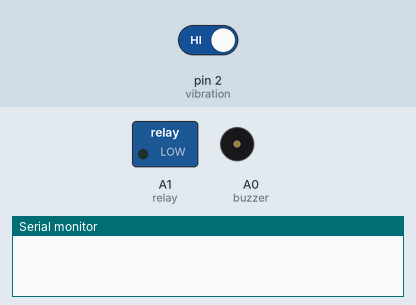
Bench run of a sketch on a simulated Arduino Uno, built with avr-gcc and run on an emulated ATmega328P. Parts: switched loads named in the sketch (green lamp = pin HIGH), buzzer (waves = sounding, pin HIGH), the last lines printed to the serial monitor. The test bench sets the inputs (shaded band); at power-on: pin 2 (vibration) HIGH. The modem accepts every AT command (registered, SIM ready, sends succeed) and sends nothing else.

Above: at 1.3 s.
1.4 s: pin 2 (vibration) driven LOW
At 2.2 s:
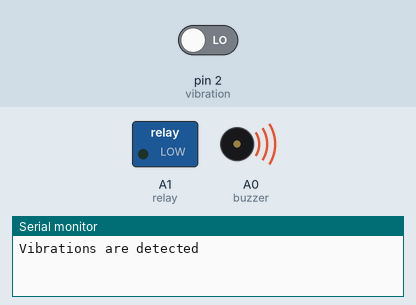
7.0 s: pin 2 (vibration) driven HIGH
At 10.0 s:
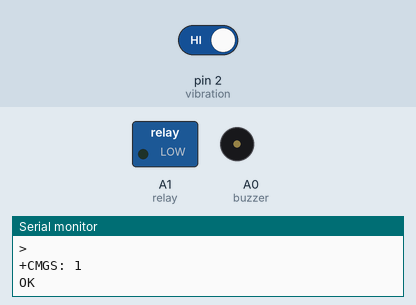
Timing chart, 0 to 11.5 s (numbered marks = the images above; inputs shaded):
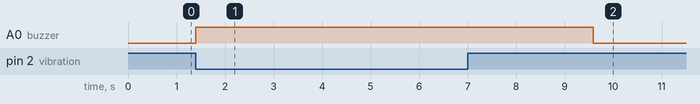

Measured:
- after the input at 1.4 s, A0 (buzzer): LOW → HIGH at once
- after the input at 7.0 s, A0 (buzzer): HIGH → LOW after 2.6 s

The sketch:

Anti_Theft_Car_Security_System.ino
```cpp
#include <SoftwareSerial.h>
#include <Keypad.h>

SoftwareSerial sim800l(10, 11); // GSM RX, TX
SoftwareSerial BTSerial(0,1); // Bluetooth RX, TX
const byte rows = 4;
const byte cols = 3;

char keys[rows][cols] =
{
  {'1', '2', '3'},
  {'4', '5', '6'},
  {'7', '8', '9'},
  {'*', '0', '#'}
};

byte rowpins[rows] = {9, 8, 7, 6};
byte colpins[cols] = {5, 4, 3};

Keypad keypad = Keypad(makeKeymap(keys), rowpins, colpins, rows, cols);

String password = "";
String correctpassword = "147";
String bluetoothCommand = "";

int buzzer = A0;
int relay = A1;
int flag = 0;
bool authorized = false;
int vibration = 2;

void setup()
{
  pinMode(buzzer, OUTPUT);
  pinMode(relay, OUTPUT);
  pinMode(vibration, INPUT);
  sim800l.begin(9600);
  Serial.begin(9600);
  BTSerial.begin(9600);
  delay(100);
}

void loop()
{
  // Keypad input handling
  char key = keypad.getKey();
  int val = digitalRead(vibration);
  if (key)
  {
    Serial.print("Key: ");
    Serial.println(key);
    if (key == '*')
    {
      if (password == correctpassword)
      {
        Serial.println("Correct Password");
        sendSMS("+919398594569", "Access Granted");
        flag = 0;
        authorized = true;
        // Turn relay ON when authorized
      }
      else
      {
        authorized = false;
        flag++;
        if (flag == 1)
        {
          Serial.println("Incorrect Password");
          Serial.println("Out of 2 Attempts, 1 Attempt is Completed");
        }

        if (flag >= 2)
        {
          Serial.println("Incorrect Password");
          digitalWrite(buzzer, HIGH);
          sendSMS("+919398594569", "Alert!!: Somebody tries to theft your car");
          delay(2000);
          digitalWrite(buzzer, LOW);
        }
      }
      password = "";
    }
    else
    {
      password += key;
    }
  }

  // Bluetooth input handling
  if (BTSerial.available())
  {
    char c = BTSerial.read();
    Serial.write(c); // Forward the received data to the Serial Monitor
    bluetoothCommand += c; // Accumulate Bluetooth command
  }

  // Process the accumulated Bluetooth command
  if (authorized && bluetoothCommand.endsWith("Start098"))
  {
    Serial.println("");
     digitalWrite(relay, HIGH);
    Serial.println("Car Engine Starts and Enjoy Your Ride");
    BTSerial.println("Car Engine Starts and Enjoy Your Ride");
    digitalWrite(relay, HIGH); // Turn relay ON when receiving Start098
    bluetoothCommand = ""; // Clear the command after processing
  }
  else if (bluetoothCommand.endsWith("Stop098"))
  {
    digitalWrite(relay, LOW);
    Serial.println("Car Engine Stops");


    BTSerial.println("");
    BTSerial.println("Car Engine Stops");
     // Turn relay OFF when receiving complete
    bluetoothCommand = ""; // Clear the command after processing
  }

  // Handle unauthorized access and vibration sensor
  if (!authorized)
  {
    if (val == LOW)
    {
      Serial.println("Vibrations are detected");
      digitalWrite(buzzer, HIGH);
      sendSMS("+919398594569", "Some Vibrations are detected without authentication");
      delay(1000);
      digitalWrite(buzzer, LOW);
    }
    else
    {
      digitalWrite(buzzer, LOW);
    }
  }
}

void sendSMS(const char* phoneNumber, const char* message)
{
  sim800l.println("AT+CMGF=1"); // Set SMS mode to text
  delay(1000);
  sim800l.print("AT+CMGS=\"");
  sim800l.print(phoneNumber);
  sim800l.println("\"");
  delay(1000);
  sim800l.print(message);
  sim800l.write(0x1A); // Send Ctrl+Z to finish message
  delay(1000);
  Serial.println("SMS SENT");
}
```
